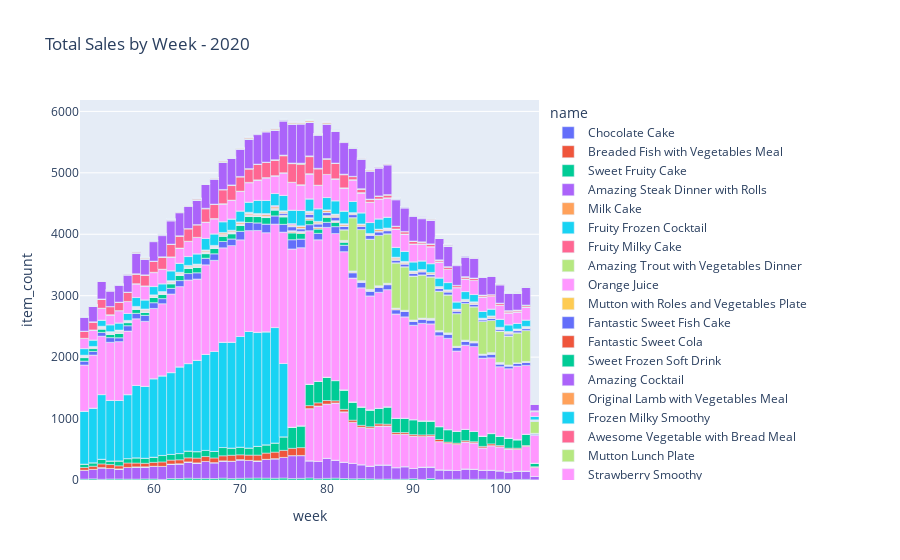

The notebook cell this image was saved under:
### Code cell
df_plot = df_sales_single_year[['week', 'item_id', 'item_count']].groupby(['week', 'item_id']).sum().reset_index()
df_plot = df_plot.merge(df_items, left_on= 'item_id', right_on= 'id')[['week', 'name', 'item_count']]

fig = px.bar(df_plot, x= 'week', y = 'item_count', color = 'name', title = f'Total Sales by Week - {SINGLE_YEAR}')
fig.update_layout(bargap = 0.0, bargroupgap = 0.0)
fig.show()
